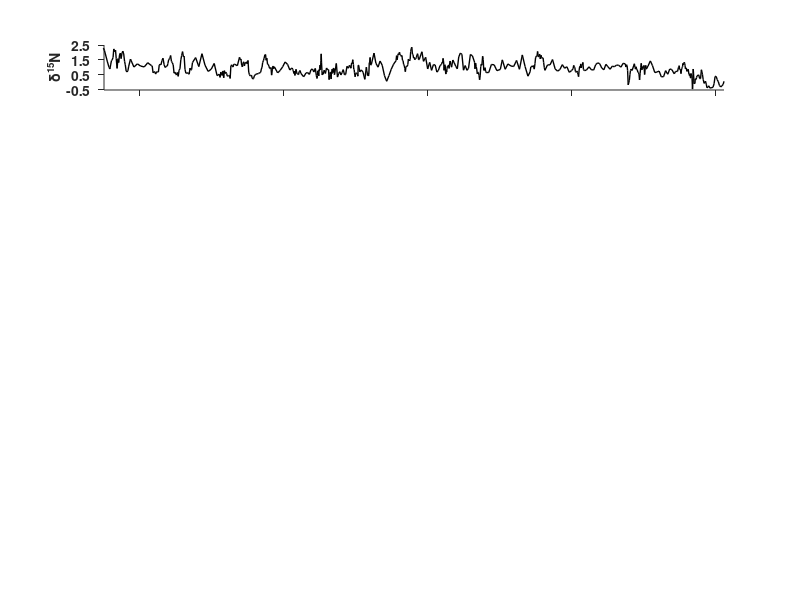

Recreate this plot in MATLAB. (Note: this script raises an error after producing the figure.)
% Fig_S3_script.m
%
% Make Figure S3 from:
% Dunnette P.V., P.E. Higuera, K.K. McLauchlan, K.M. Derr, C.E. Briles, 
% M.H. Keefe. 2014. Biogeochemical impacts of wildfires over four millennia 
% in a Rocky Mountain subalpine watershed. New Phytologist Accepted.
%
% Fig. S3. Biogeochemical time series for Chickaree Lake. Median sample 
% resolution was ~130 years for %BSi and ~5 years for all other variables. 
%
% FILE REQUIREMENTS:
%   (1) CH10_biogeochemData.csv -- biogeochemical data from Chickaree Lk.
%   (2) CH10_BSiData.csv -- biogenic silica (BSi) and biogeochemical data
%   from Chickaree Lake. 
%
% DEPENDENCIES: 
%   NONE
%
% CITATION, FILES, AND SELF-AUTHORED FUNCTIONS AVAILABLE FROM FigShare
%   Higuera, P.E. and P.V. Dunnette. 2014. Data, code, and 
%   figures from Dunnette et al. 2014. figshare. 
%   http://dx.doi.org/10.6084/m9.figshare.988687
%
% Created by: P.V. Dunnette
% Created on: January 2013
% Edited: 4/2014 for publication, by P.V. Dunnette
%
% University of Idaho, PaleoEcology and Fire Ecology Lab
% http://www.uidaho.edu/cnr/paleoecologylab
% phiguera@uidaho.edu
clear all

%% Set working directories: directories where input data are located

workingDir = 'L:\4_archivedData\Dunnette_et_al_2014_NewPhytologist\CH10_biogeochem\';

startDir = pwd;             % Record starting path

%% Load data 

cd(workingDir)              % Change to working directory
data1 = csvread('CH10_biogeochemData.csv',1,3);
data2 = csvread('CH10_BSiData.csv',1,0);
cd(startDir)

%% Define variables from biogeochemData

ageTop1 = data1(:,4);       % cal yr BP
N15 = data1(:,6);           % N isotopic composition (d15N; o/oo)
N = data1(:,7);             % Percent (%) N
C13 = data1(:,8);           % Carbon isotopic composition (d13C; o/oo)
C = data1(:,9);             % Percent (%) C
CN = data1(:,10);           % C:N ratio

%% Define variables from BSiData 

ageTop2 = data2(:,3);       % cal yr BP
BSi = data2(:,5);           % Percent (%) BSi

%% Create figure

figure('Color',[1 1 1]);
H = 1.1;

%%%% Plot of d15N time series

h = subplot(6,1,1);
plot(ageTop1,N15,'k','LineWidth',1); 
ylabel('\delta^1^5N','FontSize',10,'FontWeight','b');
set(gca,'box', 'off','XDir','reverse','FontSize',10,'FontWeight','b',...
    'xticklabel',[],'tickdir','out','xlim',[-60 4250],'ylim',[-0.5 2.5],...
    'yTick',[-0.5:1:2.5]);
p = get(h,'pos'); 
p(4) = p(4)*H;
set(h,'pos',p);

%%%% Plot of d13C time series

h = subplot(6,1,2);
plot(ageTop1,C13,'k','LineWidth',1);
ylabel('\delta^1^3C','FontSize',10,'FontWeight','b');
set(gca,'box', 'off','XDir','reverse','FontSize',10,'FontWeight','b',...
    'xticklabel',[],'tickdir','out','xlim',[-60 4250],'ylim',[-30 -24],...
    'yTick',[-30:3:-24]);
p = get(h,'pos'); 
p(4) = p(4)*H;
set(h,'pos',p);

%%%% Plot of C(%) time series

h = subplot(6,1,3);
plot(ageTop1,C,'k','LineWidth',1);
ylabel('%C','FontSize',10,'FontWeight','b');
set(gca,'box', 'off','XDir','reverse','FontSize',10,'FontWeight','b',...
    'xticklabel',[],'tickdir','out','xlim',[-60 4250],'ylim',[0 32],...
    'yTick',[0:16:32]);
p = get(h,'pos'); 
p(4) = p(4)*H;
set(h,'pos',p);

%%%% Plot of N(%) time series

h = subplot(6,1,4);
plot(ageTop1,N,'k','LineWidth',1);
ylabel('%N','FontSize',10,'FontWeight','b');
set(gca,'box', 'off','XDir','reverse','FontSize',10,'FontWeight','b',...
    'xticklabel',[],'tickdir','out','xlim',[-60 4250],'ylim',[0.2 2.2],...
    'yTick',[0.2:1:2.2]);
p = get(h,'pos'); 
p(4) = p(4)*H;
set(h,'pos',p);

%%%% Plot of C:N time series

h = subplot(6,1,5);
plot(ageTop1,CN,'k','LineWidth',1);
ylabel('C:N','FontSize',10,'FontWeight','b');
set(gca,'box', 'off','XDir','reverse','FontSize',10,'FontWeight','b',...
    'xticklabel',[],'tickdir','out','xlim',[-60 4250],'ylim',[10 30],...
    'yTick',[10:10:30]);
p = get(h,'pos'); 
p(4) = p(4)*H;
set(h,'pos',p);

%%%% Plot of BSi(%) time series

h = subplot(6,1,6);
plot(ageTop2,BSi,'k','LineWidth',1);
ylabel('%BSi','FontSize',10,'FontWeight','b');
set(gca,'box', 'off','XDir','reverse','FontSize',10,'FontWeight','b',...
    'tickdir','out','xlim',[-60 4250],'ylim',[18 38],...
    'yTick',[18:10:38],'xtick',[0:500:4000]);
xlabel('Calibrated years BP','FontSize',10,'FontWeight','b');
p = get(h,'pos'); 
p(4) = p(4)*H;
set(h,'pos',p);




